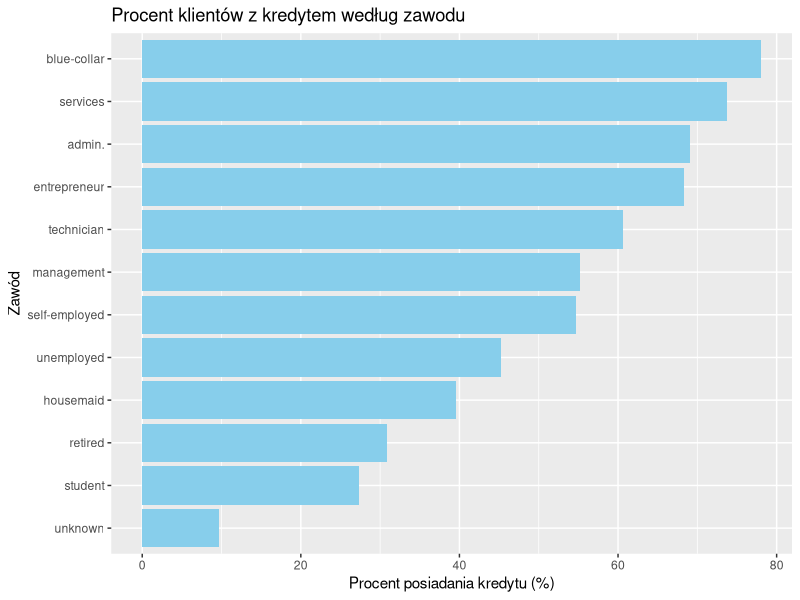
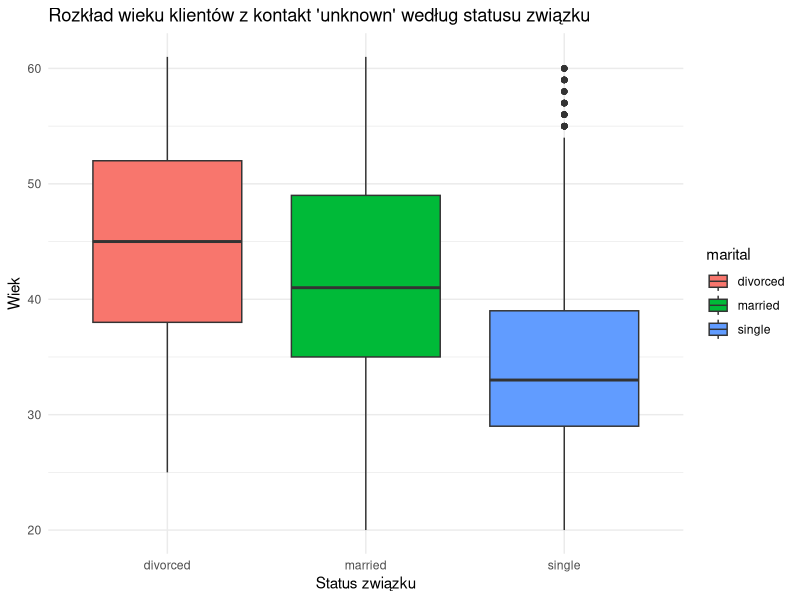
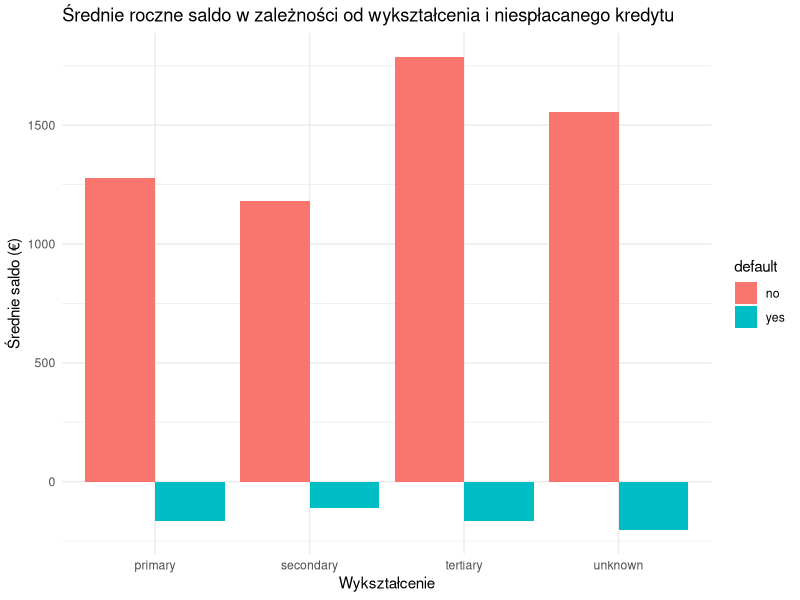
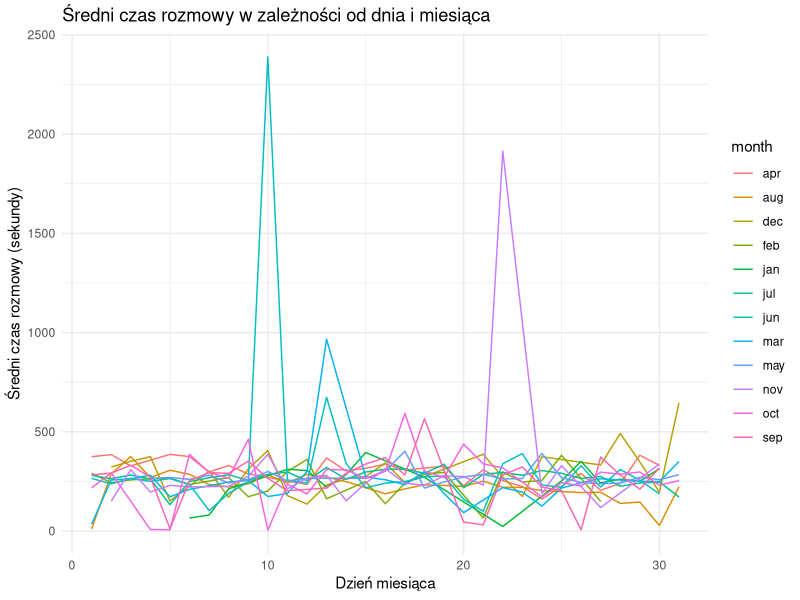
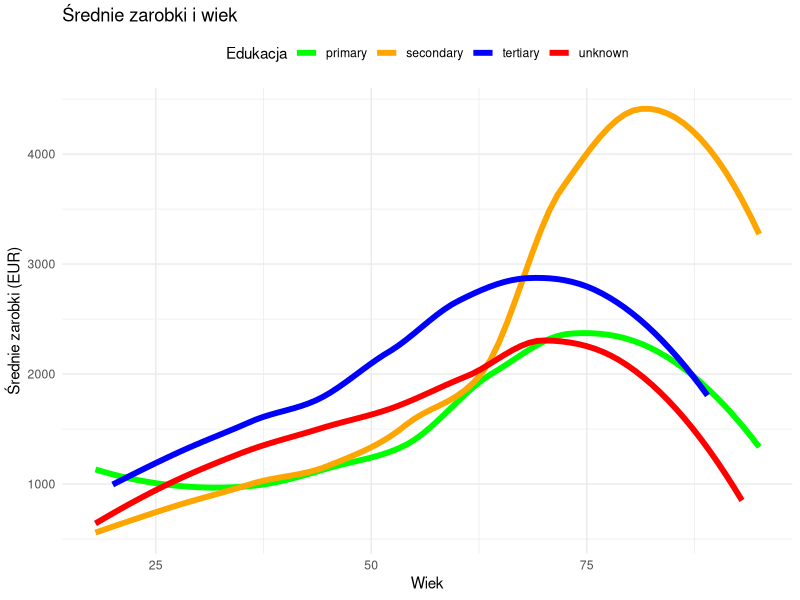
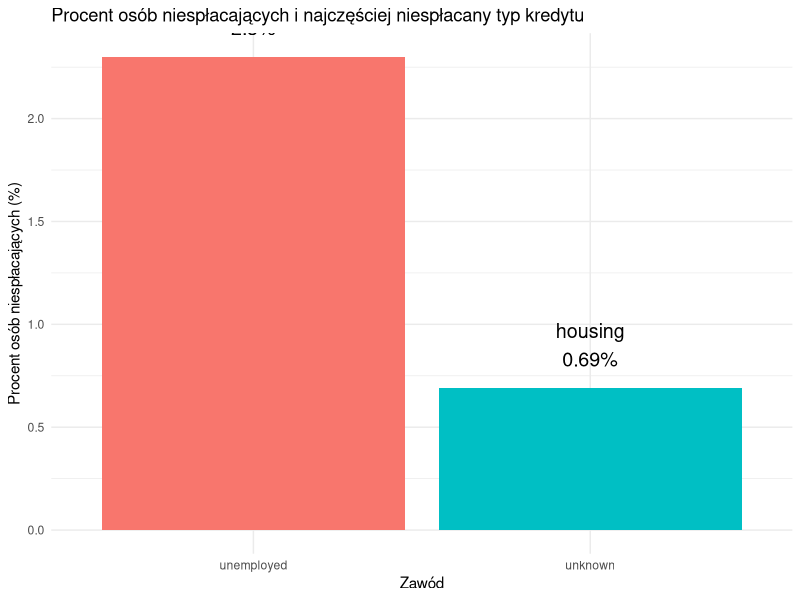

These figures' R source, in order:
## ---- chunk 1
knitr::opts_chunk$set(echo = TRUE)
library(dplyr)
library(ggplot2)

### Wczytanie danych
df <- read.csv("dane.csv")

## ---- chunk 2

# Tu umieść kod do wygenerowania odpowiedzi do zadania.

job_credit_summary <- df %>%
  mutate(has_credit = ifelse(housing == "yes" | loan == "yes", "yes", "no")) %>%
  group_by(job) %>%
  summarise(total = n(),
            credit_count = sum(has_credit == "yes")) %>%
  mutate(perc_credit = (credit_count / total) * 100)
top_job <- job_credit_summary %>% arrange(desc(perc_credit)) %>% slice(1)
plot1 <- ggplot(job_credit_summary, aes(x = reorder(job, perc_credit), y = perc_credit)) +
  geom_bar(stat = "identity", fill = "skyblue") +
  coord_flip() +
  labs(title = "Procent klientów z kredytem według zawodu",
       x = "Zawód", y = "Procent posiadania kredytu (%)")
print(plot1)
## ---- chunk 3

# Tu umieść kod do wygenerowania odpowiedzi do zadania.
plot2 <- df %>%
  filter(contact == "unknown") %>%
  ggplot(aes(x = marital, y = age, fill = marital)) +
  geom_boxplot() +
  labs(title = "Rozkład wieku klientów z kontakt 'unknown' według statusu związku",
       x = "Status związku", y = "Wiek") +
  theme_minimal()
print(plot2)

## ---- chunk 4

# Tu umieść kod do wygenerowania odpowiedzi do zadania.
balance_summary <- df %>%
  group_by(education, default) %>%
  summarise(mean_balance = mean(balance, na.rm = TRUE),
            n = n())

plot3 <- ggplot(balance_summary, aes(x = education, y = mean_balance, fill = default)) +
  geom_bar(stat = "identity", position = "dodge") +
  labs(title = "Średnie roczne saldo w zależności od wykształcenia i niespłacanego kredytu",
       x = "Wykształcenie", y = "Średnie saldo (€)") +
  theme_minimal()

print(plot3)

## ---- chunk 5

# Tu umieść kod do wygenerowania odpowiedzi do zadania.
global_mean_duration <- mean(df$duration)
grouped_data <- df %>%
  group_by(day, month) %>%
  summarise(mean_duration = mean(duration), .groups = "drop")
grouped_data <- grouped_data %>%
  mutate(diff_from_global_mean = mean_duration - global_mean_duration)

plot4 <- ggplot(grouped_data, aes(x = day, y = mean_duration, color = month)) +
  geom_line() +
  labs(title = "Średni czas rozmowy w zależności od dnia i miesiąca",
       x = "Dzień miesiąca",
       y = "Średni czas rozmowy (sekundy)") +
  theme_minimal()
print(plot4)

## ---- chunk 6

# Tu umieść kod do wygenerowania odpowiedzi do zadania.
data_summary <- df %>%
  group_by(education, age) %>%
  summarise(avg_balance = mean(balance, na.rm = TRUE), .groups = 'drop')

plot5 <- ggplot(data_summary, aes(x = age, y = avg_balance, color = education)) +
  geom_smooth(method = "loess", se = FALSE, linewidth = 2) +  
  labs(title = "Średnie zarobki i wiek",
       x = "Wiek",
       y = "Średnie zarobki (EUR)",
       color = "Edukacja") +
  scale_color_manual(values = c("primary" = "green", 
                                "secondary" = "orange", 
                                "tertiary" = "blue",  
                                "unknown" = "red")) +  
  theme_minimal() +
  theme(legend.position = "top")

print(plot5)

## ---- chunk 7

# Tu umieść kod do wygenerowania odpowiedzi do zadania.
filtered_data <- df %>% 
  filter(job %in% c("unemployed", "unknown"))

default_summary <- filtered_data %>%
  group_by(job) %>%
  summarise(
    total = n(),
    default_count = sum(default == "yes"),
    default_percentage = round(100 * default_count / total, 2)
  )

credit_summary <- filtered_data %>%
  filter(default == "yes") %>%
  group_by(job) %>%
  summarise(
    housing_default = sum(housing == "yes"),
    loan_default = sum(loan == "yes")
  ) %>%
  mutate(most_common = ifelse(housing_default >= loan_default, "housing", "loan"))

final_summary <- left_join(default_summary, credit_summary, by = "job")

plot6 <- ggplot(final_summary, aes(x = job, y = default_percentage, fill = job)) +
  geom_col() +
  geom_text(aes(label = paste0(most_common, "\n", default_percentage, "%")), 
            vjust = -0.5, size = 5) +
  labs(title = "Procent osób niespłacających i najczęściej niespłacany typ kredytu",
       x = "Zawód",
       y = "Procent osób niespłacających (%)") +
  theme_minimal() +
  theme(legend.position = "none")

print(plot6)
